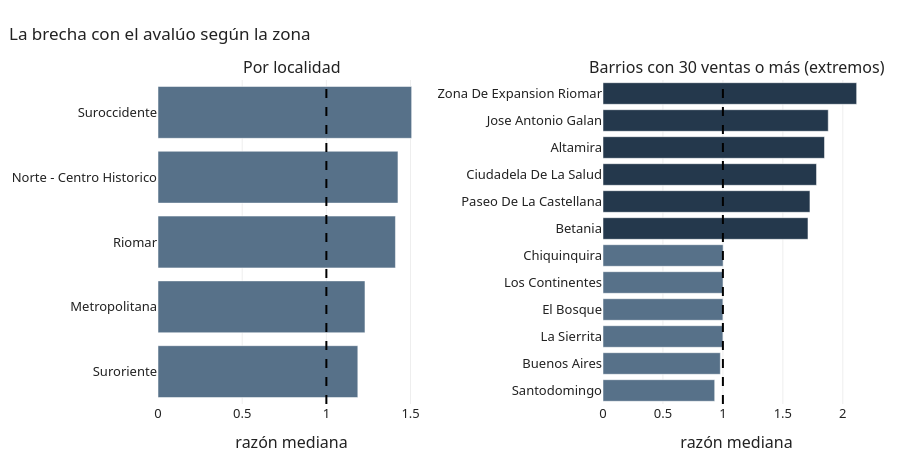

Source (notebook cell):
### Code cell
por_loc = (brecha[brecha.localidad.notna() & ~brecha.localidad.isin(NO_BARRIOS)]
           .groupby("localidad").razon.median().sort_values())
por_bar = (brecha[brecha.barrio.notna() & ~brecha.barrio.isin(NO_BARRIOS)]
           .groupby("barrio").razon.agg(["median", "size"]).query("size >= 30").sort_values("median"))

fig = make_subplots(1, 2, subplot_titles=("Por localidad", "Barrios con 30 ventas o más (extremos)"),
                    horizontal_spacing=0.25)
fig.add_bar(x=por_loc.values, y=por_loc.index.str.title(), orientation="h", marker_color=PRINCIPAL, row=1, col=1,
            hovertemplate="%{y}: %{x:.2f} veces<extra></extra>")
extremos = pd.concat([por_bar.head(6), por_bar.tail(6)])
fig.add_bar(x=extremos["median"], y=extremos.index.str.title(), orientation="h", row=1, col=2,
            marker_color=[PRINCIPAL] * 6 + [OSCURO] * 6, hovertemplate="%{y}: %{x:.2f} veces<extra></extra>")
for c in (1, 2):
    fig.add_vline(x=1, line_dash="dash", line_color="black", row=1, col=c)
fig.update_xaxes(title_text="razón mediana")
fig.update_layout(showlegend=False)
mostrar(fig, "La brecha con el avalúo según la zona", alto=460)
print(f"Localidades: de {por_loc.min():.2f} ({por_loc.index[0].title()}) a {por_loc.max():.2f} ({por_loc.index[-1].title()})")
print(f"Barrios: de {por_bar['median'].min():.2f} ({por_bar.index[0].title()}) a "
      f"{por_bar['median'].max():.2f} ({por_bar.index[-1].title()})")

### Figure 1 — Plotly figure (JSON) as saved in the notebook; plotly's stock layout.template omitted (floating-point values rounded to 4 significant figures)
{"data": [{"hovertemplate": "%{y}: %{x:.2f} veces<extra></extra>", "marker": {"color": "#577189"}, "orientation": "h", "type": "bar", "x": [1.187, 1.229, 1.41, 1.425, 1.507], "xaxis": "x", "y": ["Suroriente", "Metropolitana", "Riomar", "Norte - Centro Historico", "Suroccidente"], "yaxis": "y"}, {"hovertemplate": "%{y}: %{x:.2f} veces<extra></extra>", "marker": {"color": ["#577189", "#577189", "#577189", "#577189", "#577189", "#577189", "#24384C", "#24384C", "#24384C", "#24384C", "#24384C", "#24384C"]}, "orientation": "h", "type": "bar", "x": [0.9316, 0.9786, 1.0, 1.0, 1.001, 1.002, 1.71, 1.726, 1.781, 1.847, 1.879, 2.115], "xaxis": "x2", "y": ["Santodomingo", "Buenos Aires", "La Sierrita", "El Bosque", "Los Continentes", "Chiquinquira", "Betania", "Paseo De La Castellana", "Ciudadela De La Salud", "Altamira", "Jose Antonio Galan", "Zona De Expansion Riomar"], "yaxis": "y2"}], "layout": {"annotations": [{"font": {"size": 16}, "showarrow": false, "text": "Por localidad", "x": 0.1875, "xanchor": "center", "xref": "paper", "y": 1.0, "yanchor": "bottom", "yref": "paper"}, {"font": {"size": 16}, "showarrow": false, "text": "Barrios con 30 ventas o más (extremos)", "x": 0.8125, "xanchor": "center", "xref": "paper", "y": 1.0, "yanchor": "bottom", "yref": "paper"}], "height": 460, "shapes": [{"line": {"color": "black", "dash": "dash"}, "type": "line", "x0": 1, "x1": 1, "xref": "x", "y0": 0, "y1": 1, "yref": "y domain"}, {"line": {"color": "black", "dash": "dash"}, "type": "line", "x0": 1, "x1": 1, "xref": "x2", "y0": 0, "y1": 1, "yref": "y2 domain"}], "showlegend": false, "title": {"text": "La brecha con el avalúo según la zona"}, "xaxis": {"anchor": "y", "domain": [0.0, 0.375], "title": {"text": "razón mediana"}}, "xaxis2": {"anchor": "y2", "domain": [0.625, 1.0], "title": {"text": "razón mediana"}}, "yaxis": {"anchor": "x", "domain": [0.0, 1.0]}, "yaxis2": {"anchor": "x2", "domain": [0.0, 1.0]}}}
